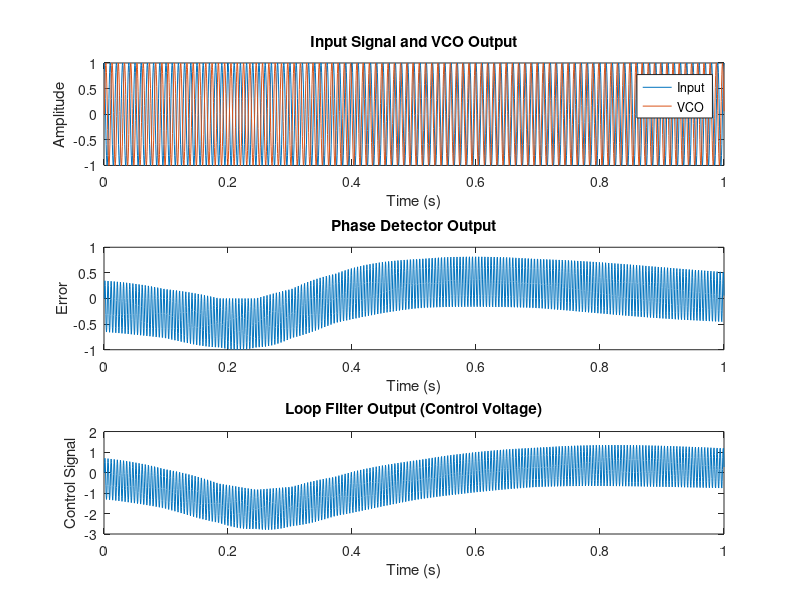

The MATLAB script that drew this image:
% Digital PLL with VCO for lock-in amplifier
clear; clc;

%% Parameters
Fs = 2000;             % Sampling frequency (Hz)
T = 1/Fs;              % Sampling period
t = 0:T:1;             % Time vector (1 second)
f_signal = 100;         % Input signal frequency (Hz)
f_vco_init = 100;       % Initial VCO frequency (Hz)

%% Input signal (sinusoid to be tracked)
input_signal = sin(2*pi*f_signal*t+pi/2);

%% PLL parameters
Kp = 2;                % Proportional gain
Ki = 10;               % Integral gain

% Initialize loop
N = length(t);
phase_error = zeros(1, N);
vco_output = zeros(1, N);
vco_phase = zeros(1, N);
control_signal = zeros(1, N);
integrator = 0;
vco_freq = f_vco_init;

%% PLL Loop
for n = 2:N
    % Generate VCO output
    vco_output(n) = sin(2*pi*vco_phase(n-1));
    
    % Phase Detector (Multiply input and VCO output)
    phase_error(n) = input_signal(n) * vco_output(n);
    
    % Loop Filter (PI Controller)
    integrator = integrator + Ki * phase_error(n) * T;
    control_signal(n) = Kp * phase_error(n) + integrator;
    
    % Update VCO frequency (Control voltage)
    vco_freq = f_vco_init + control_signal(n);  % VCO gain assumed 1 Hz/V
    
    % Integrate to get VCO phase
    vco_phase(n) = vco_phase(n-1) + vco_freq*T;
end

%% Plot Results
figure;
subplot(3,1,1);
plot(t, input_signal, t, vco_output);
title('Input Signal and VCO Output');
xlabel('Time (s)'); ylabel('Amplitude');
legend('Input', 'VCO');

subplot(3,1,2);
plot(t, phase_error);
title('Phase Detector Output');
xlabel('Time (s)'); ylabel('Error');

subplot(3,1,3);
plot(t, control_signal);
title('Loop Filter Output (Control Voltage)');
xlabel('Time (s)'); ylabel('Control Signal');
